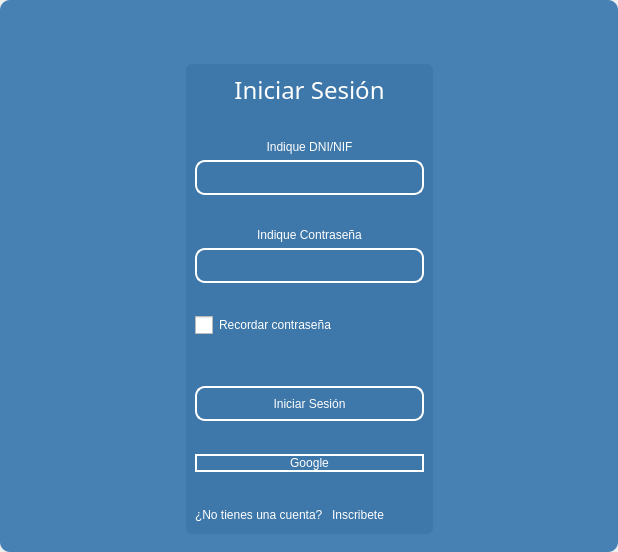
<?xml version="1.0" encoding="UTF-8"?>
<ui version="4.0">
 <class>MainWindow</class>
 <widget class="QMainWindow" name="MainWindow">
  <property name="geometry">
   <rect>
    <x>0</x>
    <y>0</y>
    <width>618</width>
    <height>552</height>
   </rect>
  </property>
  <property name="windowTitle">
   <string>MainWindow</string>
  </property>
  <property name="styleSheet">
   <string notr="true"/>
  </property>
  <widget class="QWidget" name="centralwidget">
   <property name="styleSheet">
    <string notr="true"/>
   </property>
   <layout class="QVBoxLayout" name="verticalLayout">
    <property name="spacing">
     <number>0</number>
    </property>
    <property name="leftMargin">
     <number>0</number>
    </property>
    <property name="topMargin">
     <number>0</number>
    </property>
    <property name="rightMargin">
     <number>0</number>
    </property>
    <property name="bottomMargin">
     <number>0</number>
    </property>
    <item>
     <widget class="QFrame" name="frame">
      <property name="enabled">
       <bool>true</bool>
      </property>
      <property name="styleSheet">
       <string notr="true">
QFrame {
border-radius:10px;
background-color:#4780B2;
 }
</string>
      </property>
      <property name="frameShape">
       <enum>QFrame::StyledPanel</enum>
      </property>
      <property name="frameShadow">
       <enum>QFrame::Raised</enum>
      </property>
      <layout class="QVBoxLayout" name="verticalLayout_2">
       <item>
        <widget class="QFrame" name="frame_superior">
         <property name="minimumSize">
          <size>
           <width>0</width>
           <height>40</height>
          </size>
         </property>
         <property name="maximumSize">
          <size>
           <width>16777215</width>
           <height>40</height>
          </size>
         </property>
         <property name="styleSheet">
          <string notr="true">QPushButton{
border-radius:18px;
}

QPushButton:hover{
	background-color: rgb(0, 0, 0);
}
</string>
         </property>
         <property name="frameShape">
          <enum>QFrame::StyledPanel</enum>
         </property>
         <property name="frameShadow">
          <enum>QFrame::Raised</enum>
         </property>
         <layout class="QHBoxLayout" name="horizontalLayout_3">
          <property name="spacing">
           <number>4</number>
          </property>
          <property name="leftMargin">
           <number>0</number>
          </property>
          <property name="topMargin">
           <number>0</number>
          </property>
          <property name="rightMargin">
           <number>0</number>
          </property>
          <property name="bottomMargin">
           <number>0</number>
          </property>
          <item>
           <spacer name="horizontalSpacer_2">
            <property name="orientation">
             <enum>Qt::Horizontal</enum>
            </property>
            <property name="sizeHint" stdset="0">
             <size>
              <width>443</width>
              <height>20</height>
             </size>
            </property>
           </spacer>
          </item>
          <item>
           <widget class="QPushButton" name="bt_normal">
            <property name="minimumSize">
             <size>
              <width>38</width>
              <height>38</height>
             </size>
            </property>
            <property name="maximumSize">
             <size>
              <width>38</width>
              <height>38</height>
             </size>
            </property>
            <property name="text">
             <string/>
            </property>
            <property name="icon">
             <iconset>
              <normaloff>image/new-tab.png</normaloff>image/new-tab.png</iconset>
            </property>
            <property name="iconSize">
             <size>
              <width>38</width>
              <height>38</height>
             </size>
            </property>
           </widget>
          </item>
          <item>
           <widget class="QPushButton" name="bt_minimize">
            <property name="minimumSize">
             <size>
              <width>38</width>
              <height>38</height>
             </size>
            </property>
            <property name="maximumSize">
             <size>
              <width>38</width>
              <height>38</height>
             </size>
            </property>
            <property name="text">
             <string/>
            </property>
            <property name="icon">
             <iconset>
              <normaloff>image/minimize.png</normaloff>image/minimize.png</iconset>
            </property>
            <property name="iconSize">
             <size>
              <width>38</width>
              <height>38</height>
             </size>
            </property>
           </widget>
          </item>
          <item>
           <widget class="QPushButton" name="bt_maximize">
            <property name="minimumSize">
             <size>
              <width>38</width>
              <height>38</height>
             </size>
            </property>
            <property name="maximumSize">
             <size>
              <width>38</width>
              <height>38</height>
             </size>
            </property>
            <property name="text">
             <string/>
            </property>
            <property name="icon">
             <iconset>
              <normaloff>image/maximize.png</normaloff>image/maximize.png</iconset>
            </property>
            <property name="iconSize">
             <size>
              <width>38</width>
              <height>38</height>
             </size>
            </property>
           </widget>
          </item>
          <item>
           <widget class="QPushButton" name="bt_close">
            <property name="minimumSize">
             <size>
              <width>38</width>
              <height>38</height>
             </size>
            </property>
            <property name="maximumSize">
             <size>
              <width>38</width>
              <height>38</height>
             </size>
            </property>
            <property name="text">
             <string/>
            </property>
            <property name="icon">
             <iconset>
              <normaloff>image/cancel.png</normaloff>image/cancel.png</iconset>
            </property>
            <property name="iconSize">
             <size>
              <width>38</width>
              <height>38</height>
             </size>
            </property>
           </widget>
          </item>
         </layout>
        </widget>
       </item>
       <item>
        <widget class="QFrame" name="frame_3">
         <property name="frameShape">
          <enum>QFrame::StyledPanel</enum>
         </property>
         <property name="frameShadow">
          <enum>QFrame::Raised</enum>
         </property>
         <layout class="QHBoxLayout" name="horizontalLayout_4">
          <item>
           <spacer name="horizontalSpacer_3">
            <property name="orientation">
             <enum>Qt::Horizontal</enum>
            </property>
            <property name="sizeHint" stdset="0">
             <size>
              <width>0</width>
              <height>0</height>
             </size>
            </property>
           </spacer>
          </item>
          <item>
           <layout class="QVBoxLayout" name="verticalLayout_4">
            <item>
             <spacer name="verticalSpacer">
              <property name="orientation">
               <enum>Qt::Vertical</enum>
              </property>
              <property name="sizeHint" stdset="0">
               <size>
                <width>28</width>
                <height>28</height>
               </size>
              </property>
             </spacer>
            </item>
            <item>
             <widget class="QFrame" name="frame_4">
              <property name="maximumSize">
               <size>
                <width>400</width>
                <height>600</height>
               </size>
              </property>
              <property name="styleSheet">
               <string notr="true">QFrame {
	background-color:#3e77a9;
    border-radius: 6px;
}

QLabel {
	color: rgb(255, 255, 254);
	font: 12pt &quot;Arial&quot;;
	background-color: rgba(0, 0, 0,0);
	border:none;
}


QLineEdit{
background-color: rgba(0, 0, 0,0);
border-radius:10px; 
font: 12pt &quot;Arial&quot;;
color: rgb(255, 255, 254);
border: 2px solid  rgb(255, 255, 255);

}

QLineEdit:hover{
background-color: rgba(0, 0, 0,0);
border-radius:10px; 
font: 12pt &quot;Arial&quot;;
border: 2px solid  #90D5FF;
}

QLineEdit:focus{
background-color: rgb(0, 0, 0);
border-radius:10px; 
font: 12pt &quot;Arial&quot;;
border: 2px solid #90D5FF;
}

QCheckBox{
	font: 12pt &quot;Arial&quot;;
	color: rgb(255, 255, 255);
}

QCheckBox::indicator {
    width: 18px;
    height:18px;
}

QCheckBox::indicator:unchecked {
   background-image: url(image/square.svg);
}

QCheckBox::indicator:checked {
   background-image: url(image/check-square.svg);
}

QPushButton{
border-radius:10px; 
font: 12pt &quot;Arial&quot;;
color: rgb(255, 255, 254);
border: 2px solid #ffffff;
}

QPushButton:hover{
border-radius:10px; 
font: 12pt &quot;Arial&quot;;
color: rgb(255, 255, 255);
border: 2px solid #90D5FF;
	background-color:#90D5FF;
}
</string>
              </property>
              <property name="frameShape">
               <enum>QFrame::StyledPanel</enum>
              </property>
              <property name="frameShadow">
               <enum>QFrame::Raised</enum>
              </property>
              <layout class="QVBoxLayout" name="verticalLayout_3">
               <item>
                <widget class="QLabel" name="lb_Titulo">
                 <property name="maximumSize">
                  <size>
                   <width>16777215</width>
                   <height>50</height>
                  </size>
                 </property>
                 <property name="font">
                  <font>
                   <family>Bahnschrift SemiBold</family>
                   <pointsize>18</pointsize>
                   <weight>7</weight>
                   <italic>false</italic>
                   <bold>false</bold>
                  </font>
                 </property>
                 <property name="styleSheet">
                  <string notr="true">font: 63 18pt &quot;Bahnschrift SemiBold&quot;;</string>
                 </property>
                 <property name="text">
                  <string>Iniciar Sesión</string>
                 </property>
                 <property name="alignment">
                  <set>Qt::AlignCenter</set>
                 </property>
                </widget>
               </item>
               <item>
                <spacer name="verticalSpacer_3">
                 <property name="orientation">
                  <enum>Qt::Vertical</enum>
                 </property>
                 <property name="sizeHint" stdset="0">
                  <size>
                   <width>20</width>
                   <height>40</height>
                  </size>
                 </property>
                </spacer>
               </item>
               <item>
                <widget class="QLabel" name="lb_Correo">
                 <property name="text">
                  <string>Indique DNI/NIF</string>
                 </property>
                 <property name="scaledContents">
                  <bool>true</bool>
                 </property>
                 <property name="alignment">
                  <set>Qt::AlignCenter</set>
                 </property>
                </widget>
               </item>
               <item>
                <widget class="QLineEdit" name="lineEdit1">
                 <property name="minimumSize">
                  <size>
                   <width>0</width>
                   <height>35</height>
                  </size>
                 </property>
                </widget>
               </item>
               <item>
                <spacer name="verticalSpacer_4">
                 <property name="orientation">
                  <enum>Qt::Vertical</enum>
                 </property>
                 <property name="sizeHint" stdset="0">
                  <size>
                   <width>20</width>
                   <height>40</height>
                  </size>
                 </property>
                </spacer>
               </item>
               <item>
                <widget class="QLabel" name="lb_contra">
                 <property name="text">
                  <string>Indique Contraseña</string>
                 </property>
                 <property name="alignment">
                  <set>Qt::AlignCenter</set>
                 </property>
                </widget>
               </item>
               <item>
                <widget class="QLineEdit" name="lineEdit2">
                 <property name="minimumSize">
                  <size>
                   <width>0</width>
                   <height>35</height>
                  </size>
                 </property>
                 <property name="maximumSize">
                  <size>
                   <width>16777215</width>
                   <height>16777215</height>
                  </size>
                 </property>
                 <property name="echoMode">
                  <enum>QLineEdit::Password</enum>
                 </property>
                </widget>
               </item>
               <item>
                <spacer name="verticalSpacer_5">
                 <property name="orientation">
                  <enum>Qt::Vertical</enum>
                 </property>
                 <property name="sizeHint" stdset="0">
                  <size>
                   <width>20</width>
                   <height>40</height>
                  </size>
                 </property>
                </spacer>
               </item>
               <item>
                <widget class="QCheckBox" name="checkBox">
                 <property name="layoutDirection">
                  <enum>Qt::LeftToRight</enum>
                 </property>
                 <property name="text">
                  <string>Recordar contraseña</string>
                 </property>
                </widget>
               </item>
               <item>
                <spacer name="verticalSpacer_6">
                 <property name="orientation">
                  <enum>Qt::Vertical</enum>
                 </property>
                 <property name="sizeHint" stdset="0">
                  <size>
                   <width>20</width>
                   <height>40</height>
                  </size>
                 </property>
                </spacer>
               </item>
               <item alignment="Qt::AlignHCenter">
                <widget class="QLabel" name="lb_error">
                 <property name="text">
                  <string>                      </string>
                 </property>
                </widget>
               </item>
               <item>
                <widget class="QPushButton" name="pushButton">
                 <property name="minimumSize">
                  <size>
                   <width>0</width>
                   <height>35</height>
                  </size>
                 </property>
                 <property name="text">
                  <string>Iniciar Sesión</string>
                 </property>
                </widget>
               </item>
               <item>
                <spacer name="verticalSpacer_7">
                 <property name="orientation">
                  <enum>Qt::Vertical</enum>
                 </property>
                 <property name="sizeHint" stdset="0">
                  <size>
                   <width>20</width>
                   <height>40</height>
                  </size>
                 </property>
                </spacer>
               </item>
               <item>
                <layout class="QHBoxLayout" name="horizontalLayout_2">
                 <item>
                  <widget class="QPushButton" name="pushButton_3">
                   <property name="text">
                    <string>Google</string>
                   </property>
                   <property name="icon">
                    <iconset>
                     <normaloff>image/google.png</normaloff>image/google.png</iconset>
                   </property>
                   <property name="iconSize">
                    <size>
                     <width>35</width>
                     <height>35</height>
                    </size>
                   </property>
                  </widget>
                 </item>
                </layout>
               </item>
               <item>
                <spacer name="verticalSpacer_8">
                 <property name="orientation">
                  <enum>Qt::Vertical</enum>
                 </property>
                 <property name="sizeHint" stdset="0">
                  <size>
                   <width>20</width>
                   <height>40</height>
                  </size>
                 </property>
                </spacer>
               </item>
               <item>
                <layout class="QHBoxLayout" name="horizontalLayout">
                 <item>
                  <widget class="QLabel" name="label_2">
                   <property name="text">
                    <string>¿No tienes una cuenta? </string>
                   </property>
                  </widget>
                 </item>
                 <item>
                  <widget class="QPushButton" name="pushButton_4">
                   <property name="styleSheet">
                    <string notr="true">QPushButton{
border-radius:10px; 
font: 12pt &quot;Arial&quot;;
color: rgb(255, 255, 254);
border: None;
background-color: None;
}

QPushButton:hover{
border-radius:10px; 
font: 12pt &quot;Arial&quot;;
color: #90D5FF;
border: None;
background-color: None;
}
</string>
                   </property>
                   <property name="text">
                    <string>Inscribete</string>
                   </property>
                  </widget>
                 </item>
                 <item>
                  <spacer name="horizontalSpacer">
                   <property name="orientation">
                    <enum>Qt::Horizontal</enum>
                   </property>
                   <property name="sizeHint" stdset="0">
                    <size>
                     <width>40</width>
                     <height>20</height>
                    </size>
                   </property>
                  </spacer>
                 </item>
                </layout>
               </item>
              </layout>
             </widget>
            </item>
            <item>
             <spacer name="verticalSpacer_2">
              <property name="orientation">
               <enum>Qt::Vertical</enum>
              </property>
              <property name="sizeHint" stdset="0">
               <size>
                <width>20</width>
                <height>40</height>
               </size>
              </property>
             </spacer>
            </item>
           </layout>
          </item>
          <item>
           <spacer name="horizontalSpacer_4">
            <property name="orientation">
             <enum>Qt::Horizontal</enum>
            </property>
            <property name="sizeHint" stdset="0">
             <size>
              <width>0</width>
              <height>0</height>
             </size>
            </property>
           </spacer>
          </item>
         </layout>
        </widget>
       </item>
      </layout>
     </widget>
    </item>
   </layout>
  </widget>
 </widget>
 <resources/>
 <connections/>
</ui>
